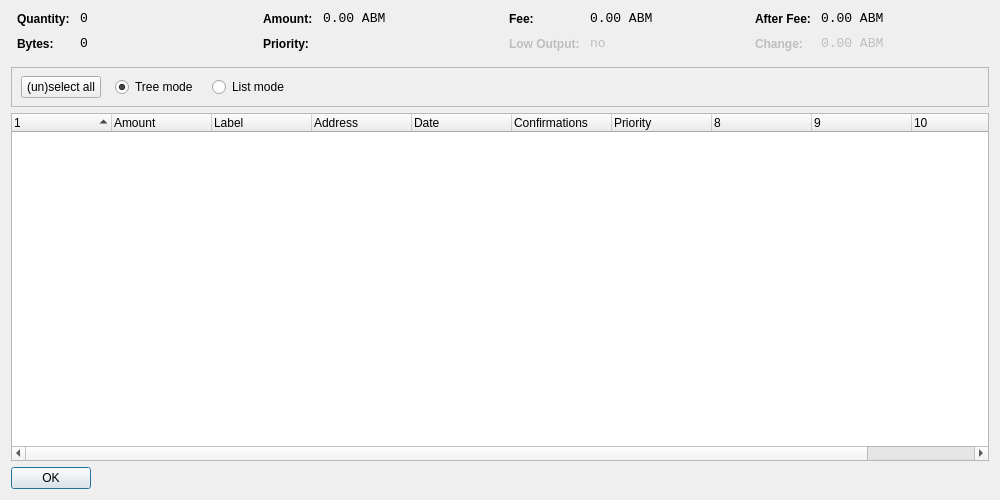
<?xml version="1.0" encoding="UTF-8"?>
<ui version="4.0">
 <class>CoinControlDialog</class>
 <widget class="QDialog" name="CoinControlDialog">
  <property name="geometry">
   <rect>
    <x>0</x>
    <y>0</y>
    <width>1000</width>
    <height>500</height>
   </rect>
  </property>
  <property name="windowTitle">
   <string>Coin Control</string>
  </property>
  <layout class="QVBoxLayout" name="verticalLayout">
   <item>
    <layout class="QHBoxLayout" name="horizontalLayoutTop" stretch="0,0,0,0">
     <property name="topMargin">
      <number>0</number>
     </property>
     <property name="bottomMargin">
      <number>10</number>
     </property>
     <item>
      <layout class="QFormLayout" name="formLayoutCoinControl1">
       <property name="horizontalSpacing">
        <number>10</number>
       </property>
       <property name="verticalSpacing">
        <number>10</number>
       </property>
       <property name="leftMargin">
        <number>6</number>
       </property>
       <property name="rightMargin">
        <number>6</number>
       </property>
       <item row="0" column="0">
        <widget class="QLabel" name="labelCoinControlQuantityText">
         <property name="styleSheet">
          <string notr="true">font-weight:bold;</string>
         </property>
         <property name="text">
          <string>Quantity:</string>
         </property>
        </widget>
       </item>
       <item row="0" column="1">
        <widget class="QLabel" name="labelCoinControlQuantity">
         <property name="font">
          <font>
           <family>Monospace</family>
           <pointsize>10</pointsize>
          </font>
         </property>
         <property name="cursor">
          <cursorShape>IBeamCursor</cursorShape>
         </property>
         <property name="contextMenuPolicy">
          <enum>Qt::ActionsContextMenu</enum>
         </property>
         <property name="text">
          <string notr="true">0</string>
         </property>
         <property name="textInteractionFlags">
          <set>Qt::LinksAccessibleByMouse|Qt::TextSelectableByKeyboard|Qt::TextSelectableByMouse</set>
         </property>
        </widget>
       </item>
       <item row="1" column="0">
        <widget class="QLabel" name="labelCoinControlBytesText">
         <property name="styleSheet">
          <string notr="true">font-weight:bold;</string>
         </property>
         <property name="text">
          <string>Bytes:</string>
         </property>
        </widget>
       </item>
       <item row="1" column="1">
        <widget class="QLabel" name="labelCoinControlBytes">
         <property name="font">
          <font>
           <family>Monospace</family>
           <pointsize>10</pointsize>
          </font>
         </property>
         <property name="cursor">
          <cursorShape>IBeamCursor</cursorShape>
         </property>
         <property name="contextMenuPolicy">
          <enum>Qt::ActionsContextMenu</enum>
         </property>
         <property name="text">
          <string notr="true">0</string>
         </property>
         <property name="textInteractionFlags">
          <set>Qt::LinksAccessibleByMouse|Qt::TextSelectableByKeyboard|Qt::TextSelectableByMouse</set>
         </property>
        </widget>
       </item>
      </layout>
     </item>
     <item>
      <layout class="QFormLayout" name="formLayoutCoinControl2">
       <property name="horizontalSpacing">
        <number>10</number>
       </property>
       <property name="verticalSpacing">
        <number>10</number>
       </property>
       <property name="leftMargin">
        <number>6</number>
       </property>
       <property name="rightMargin">
        <number>6</number>
       </property>
       <item row="0" column="0">
        <widget class="QLabel" name="labelCoinControlAmountText">
         <property name="styleSheet">
          <string notr="true">font-weight:bold;</string>
         </property>
         <property name="text">
          <string>Amount:</string>
         </property>
        </widget>
       </item>
       <item row="0" column="1">
        <widget class="QLabel" name="labelCoinControlAmount">
         <property name="font">
          <font>
           <family>Monospace</family>
           <pointsize>10</pointsize>
          </font>
         </property>
         <property name="cursor">
          <cursorShape>IBeamCursor</cursorShape>
         </property>
         <property name="contextMenuPolicy">
          <enum>Qt::ActionsContextMenu</enum>
         </property>
         <property name="text">
          <string notr="true">0.00 ABM</string>
         </property>
         <property name="textInteractionFlags">
          <set>Qt::LinksAccessibleByMouse|Qt::TextSelectableByKeyboard|Qt::TextSelectableByMouse</set>
         </property>
        </widget>
       </item>
       <item row="1" column="0">
        <widget class="QLabel" name="labelCoinControlPriorityText">
         <property name="styleSheet">
          <string notr="true">font-weight:bold;</string>
         </property>
         <property name="text">
          <string>Priority:</string>
         </property>
        </widget>
       </item>
       <item row="1" column="1">
        <widget class="QLabel" name="labelCoinControlPriority">
         <property name="font">
          <font>
           <family>Monospace</family>
           <pointsize>10</pointsize>
          </font>
         </property>
         <property name="cursor">
          <cursorShape>IBeamCursor</cursorShape>
         </property>
         <property name="contextMenuPolicy">
          <enum>Qt::ActionsContextMenu</enum>
         </property>
         <property name="text">
          <string/>
         </property>
         <property name="textInteractionFlags">
          <set>Qt::LinksAccessibleByMouse|Qt::TextSelectableByKeyboard|Qt::TextSelectableByMouse</set>
         </property>
        </widget>
       </item>
      </layout>
     </item>
     <item>
      <layout class="QFormLayout" name="formLayoutCoinControl3">
       <property name="horizontalSpacing">
        <number>10</number>
       </property>
       <property name="verticalSpacing">
        <number>10</number>
       </property>
       <property name="leftMargin">
        <number>6</number>
       </property>
       <property name="rightMargin">
        <number>6</number>
       </property>
       <item row="0" column="0">
        <widget class="QLabel" name="labelCoinControlFeeText">
         <property name="styleSheet">
          <string notr="true">font-weight:bold;</string>
         </property>
         <property name="text">
          <string>Fee:</string>
         </property>
        </widget>
       </item>
       <item row="0" column="1">
        <widget class="QLabel" name="labelCoinControlFee">
         <property name="font">
          <font>
           <family>Monospace</family>
           <pointsize>10</pointsize>
          </font>
         </property>
         <property name="cursor">
          <cursorShape>IBeamCursor</cursorShape>
         </property>
         <property name="contextMenuPolicy">
          <enum>Qt::ActionsContextMenu</enum>
         </property>
         <property name="text">
          <string notr="true">0.00 ABM</string>
         </property>
         <property name="textInteractionFlags">
          <set>Qt::LinksAccessibleByMouse|Qt::TextSelectableByKeyboard|Qt::TextSelectableByMouse</set>
         </property>
        </widget>
       </item>
       <item row="1" column="0">
        <widget class="QLabel" name="labelCoinControlLowOutputText">
         <property name="enabled">
          <bool>false</bool>
         </property>
         <property name="styleSheet">
          <string notr="true">font-weight:bold;</string>
         </property>
         <property name="text">
          <string>Low Output:</string>
         </property>
        </widget>
       </item>
       <item row="1" column="1">
        <widget class="QLabel" name="labelCoinControlLowOutput">
         <property name="enabled">
          <bool>false</bool>
         </property>
         <property name="font">
          <font>
           <family>Monospace</family>
           <pointsize>10</pointsize>
          </font>
         </property>
         <property name="cursor">
          <cursorShape>IBeamCursor</cursorShape>
         </property>
         <property name="contextMenuPolicy">
          <enum>Qt::ActionsContextMenu</enum>
         </property>
         <property name="text">
          <string notr="true">no</string>
         </property>
         <property name="textInteractionFlags">
          <set>Qt::LinksAccessibleByMouse|Qt::TextSelectableByKeyboard|Qt::TextSelectableByMouse</set>
         </property>
        </widget>
       </item>
      </layout>
     </item>
     <item>
      <layout class="QFormLayout" name="formLayoutCoinControl4">
       <property name="horizontalSpacing">
        <number>10</number>
       </property>
       <property name="verticalSpacing">
        <number>10</number>
       </property>
       <property name="leftMargin">
        <number>6</number>
       </property>
       <property name="rightMargin">
        <number>6</number>
       </property>
       <item row="0" column="0">
        <widget class="QLabel" name="labelCoinControlAfterFeeText">
         <property name="styleSheet">
          <string notr="true">font-weight:bold;</string>
         </property>
         <property name="text">
          <string>After Fee:</string>
         </property>
        </widget>
       </item>
       <item row="0" column="1">
        <widget class="QLabel" name="labelCoinControlAfterFee">
         <property name="font">
          <font>
           <family>Monospace</family>
           <pointsize>10</pointsize>
          </font>
         </property>
         <property name="cursor">
          <cursorShape>IBeamCursor</cursorShape>
         </property>
         <property name="contextMenuPolicy">
          <enum>Qt::ActionsContextMenu</enum>
         </property>
         <property name="text">
          <string notr="true">0.00 ABM</string>
         </property>
         <property name="textInteractionFlags">
          <set>Qt::LinksAccessibleByMouse|Qt::TextSelectableByKeyboard|Qt::TextSelectableByMouse</set>
         </property>
        </widget>
       </item>
       <item row="1" column="0">
        <widget class="QLabel" name="labelCoinControlChangeText">
         <property name="enabled">
          <bool>false</bool>
         </property>
         <property name="styleSheet">
          <string notr="true">font-weight:bold;</string>
         </property>
         <property name="text">
          <string>Change:</string>
         </property>
        </widget>
       </item>
       <item row="1" column="1">
        <widget class="QLabel" name="labelCoinControlChange">
         <property name="enabled">
          <bool>false</bool>
         </property>
         <property name="font">
          <font>
           <family>Monospace</family>
           <pointsize>10</pointsize>
          </font>
         </property>
         <property name="cursor">
          <cursorShape>IBeamCursor</cursorShape>
         </property>
         <property name="contextMenuPolicy">
          <enum>Qt::ActionsContextMenu</enum>
         </property>
         <property name="text">
          <string notr="true">0.00 ABM</string>
         </property>
         <property name="textInteractionFlags">
          <set>Qt::LinksAccessibleByMouse|Qt::TextSelectableByKeyboard|Qt::TextSelectableByMouse</set>
         </property>
        </widget>
       </item>
      </layout>
     </item>
    </layout>
   </item>
   <item>
    <widget class="QFrame" name="frame">
     <property name="minimumSize">
      <size>
       <width>0</width>
       <height>40</height>
      </size>
     </property>
     <property name="frameShape">
      <enum>QFrame::StyledPanel</enum>
     </property>
     <property name="frameShadow">
      <enum>QFrame::Sunken</enum>
     </property>
     <widget class="QWidget" name="horizontalLayoutWidget">
      <property name="geometry">
       <rect>
        <x>10</x>
        <y>0</y>
        <width>781</width>
        <height>41</height>
       </rect>
      </property>
      <layout class="QHBoxLayout" name="horizontalLayoutPanel" stretch="0,0,0,0,0">
       <property name="spacing">
        <number>14</number>
       </property>
       <item>
        <widget class="QPushButton" name="pushButtonSelectAll">
         <property name="sizePolicy">
          <sizepolicy hsizetype="Maximum" vsizetype="Fixed">
           <horstretch>0</horstretch>
           <verstretch>0</verstretch>
          </sizepolicy>
         </property>
         <property name="text">
          <string>(un)select all</string>
         </property>
        </widget>
       </item>
       <item>
        <widget class="QRadioButton" name="radioTreeMode">
         <property name="sizePolicy">
          <sizepolicy hsizetype="Maximum" vsizetype="Fixed">
           <horstretch>0</horstretch>
           <verstretch>0</verstretch>
          </sizepolicy>
         </property>
         <property name="text">
          <string>Tree mode</string>
         </property>
         <property name="checked">
          <bool>true</bool>
         </property>
        </widget>
       </item>
       <item>
        <widget class="QRadioButton" name="radioListMode">
         <property name="sizePolicy">
          <sizepolicy hsizetype="Maximum" vsizetype="Fixed">
           <horstretch>0</horstretch>
           <verstretch>0</verstretch>
          </sizepolicy>
         </property>
         <property name="text">
          <string>List mode</string>
         </property>
        </widget>
       </item>
       <item>
        <spacer name="horizontalSpacer">
         <property name="orientation">
          <enum>Qt::Horizontal</enum>
         </property>
         <property name="sizeHint" stdset="0">
          <size>
           <width>40</width>
           <height>20</height>
          </size>
         </property>
        </spacer>
       </item>
      </layout>
     </widget>
    </widget>
   </item>
   <item>
    <widget class="CoinControlTreeWidget" name="treeWidget">
     <property name="contextMenuPolicy">
      <enum>Qt::CustomContextMenu</enum>
     </property>
     <property name="sortingEnabled">
      <bool>false</bool>
     </property>
     <property name="columnCount">
      <number>11</number>
     </property>
     <attribute name="headerShowSortIndicator" stdset="0">
      <bool>true</bool>
     </attribute>
     <attribute name="headerStretchLastSection">
      <bool>false</bool>
     </attribute>
     <column>
      <property name="text">
       <string/>
      </property>
     </column>
     <column>
      <property name="text">
       <string>Amount</string>
      </property>
     </column>
     <column>
      <property name="text">
       <string>Label</string>
      </property>
     </column>
     <column>
      <property name="text">
       <string>Address</string>
      </property>
     </column>
     <column>
      <property name="text">
       <string>Date</string>
      </property>
     </column>
     <column>
      <property name="text">
       <string>Confirmations</string>
      </property>
      <property name="toolTip">
       <string>Confirmed</string>
      </property>
     </column>
     <column>
      <property name="text">
       <string>Priority</string>
      </property>
     </column>
     <column>
      <property name="text">
       <string/>
      </property>
     </column>
     <column>
      <property name="text">
       <string/>
      </property>
     </column>
     <column>
      <property name="text">
       <string/>
      </property>
     </column>
     <column>
      <property name="text">
       <string/>
      </property>
     </column>
    </widget>
   </item>
   <item>
    <widget class="QDialogButtonBox" name="buttonBox">
     <property name="sizePolicy">
      <sizepolicy hsizetype="Maximum" vsizetype="Fixed">
       <horstretch>0</horstretch>
       <verstretch>0</verstretch>
      </sizepolicy>
     </property>
     <property name="orientation">
      <enum>Qt::Horizontal</enum>
     </property>
     <property name="standardButtons">
      <set>QDialogButtonBox::Ok</set>
     </property>
    </widget>
   </item>
  </layout>
 </widget>
 <customwidgets>
  <customwidget>
   <class>CoinControlTreeWidget</class>
   <extends>QTreeWidget</extends>
   <header>coincontroltreewidget.h</header>
  </customwidget>
 </customwidgets>
 <resources/>
 <connections/>
</ui>
